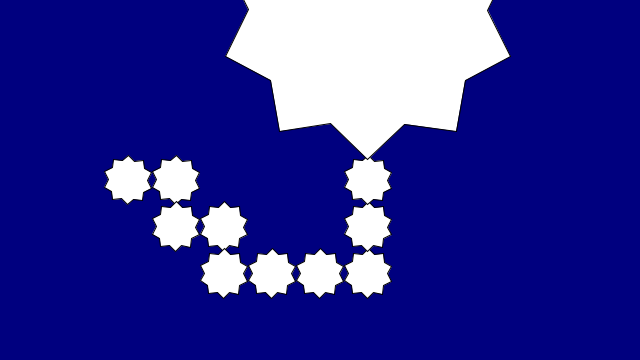
Frame 1 (no input)
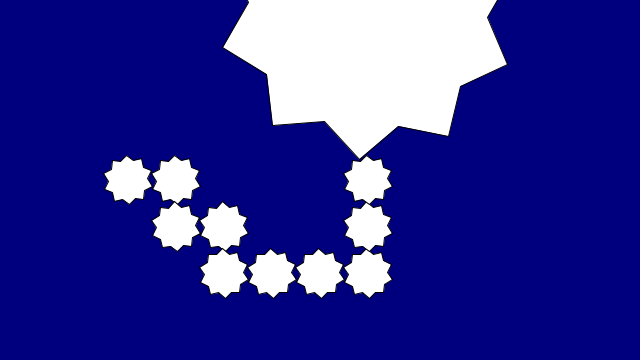
Frame 60 (the mouse pressed at the canvas centre just before this capture)
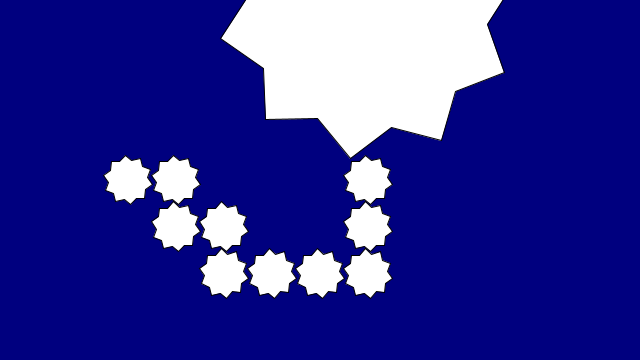
Frame 120 (the mouse held since frame 60 and released just before this capture)

The Processing sketch that drew these frames (run headless with seeded random() and noise(); from frame 60 on, the mouse is pressed at the canvas centre):

// Processing sketch: processing_116898
// ── processing_116898.pde

void setup() {
  size(640, 360);
}

void draw() {
  background(0, 0, 127);
  
  pushMatrix();
  translate(width*0.2, height*0.5);
  rotate(frameCount / 50.0);
  star(0, 0, 25, 20, 10); 
  popMatrix();
  
  pushMatrix();
  translate(width*0.275, height*0.5);
  rotate(frameCount / 50.0);
  star(0, 0, 25, 20, 10); 
  popMatrix();
  
  pushMatrix();
  translate(width*0.275, height*0.63);
  rotate(frameCount / 50.0);
  star(0, 0, 25, 20, 10); 
  popMatrix();
  
  pushMatrix();
  translate(width*0.35, height*0.63);
  rotate(frameCount / 50.0);
  star(0, 0, 25, 20, 10); 
  popMatrix();
  
  pushMatrix();
  translate(width*0.35, height*0.76);
  rotate(frameCount / 50.0);
  star(0, 0, 25, 20, 10); 
  popMatrix();
  
  pushMatrix();
  translate(width*0.425, height*0.76);
  rotate(frameCount / 50.0);
  star(0, 0, 25, 20, 10); 
  popMatrix();
  
  pushMatrix();
  translate(width*0.5, height*0.76);
  rotate(frameCount / 50.0);
  star(0, 0, 25, 20, 10); 
  popMatrix();
  
  pushMatrix();
  translate(width*0.575, height*0.76);
  rotate(frameCount / 50.0);
  star(0, 0, 25, 20, 10); 
  popMatrix();
  
  pushMatrix();
  translate(width*0.575, height*0.63);
  rotate(frameCount / 50.0);
  star(0, 0, 25, 20, 10); 
  popMatrix();
  
  pushMatrix();
  translate(width*0.575, height*0.5);
  rotate(frameCount / 50.0);
  star(0, 0, 25, 20, 10); 
  popMatrix();
  
  pushMatrix();
  translate(width*0.575, height*0.0275);
  rotate(frameCount / 1000.0);
  star(0, 0, 150, 120, 10); 
  popMatrix();
}

void star(float x, float y, float radius1, float radius2, int npoints) {
  float angle = TWO_PI / npoints;
  float halfAngle = angle/2.0;
  beginShape();
  for (float a = 0; a < TWO_PI; a += angle) {
    float sx = x + cos(a) * radius2;
    float sy = y + sin(a) * radius2;
    vertex(sx, sy);
    sx = x + cos(a+halfAngle) * radius1;
    sy = y + sin(a+halfAngle) * radius1;
    vertex(sx, sy);
  }
  endShape(CLOSE);
}
